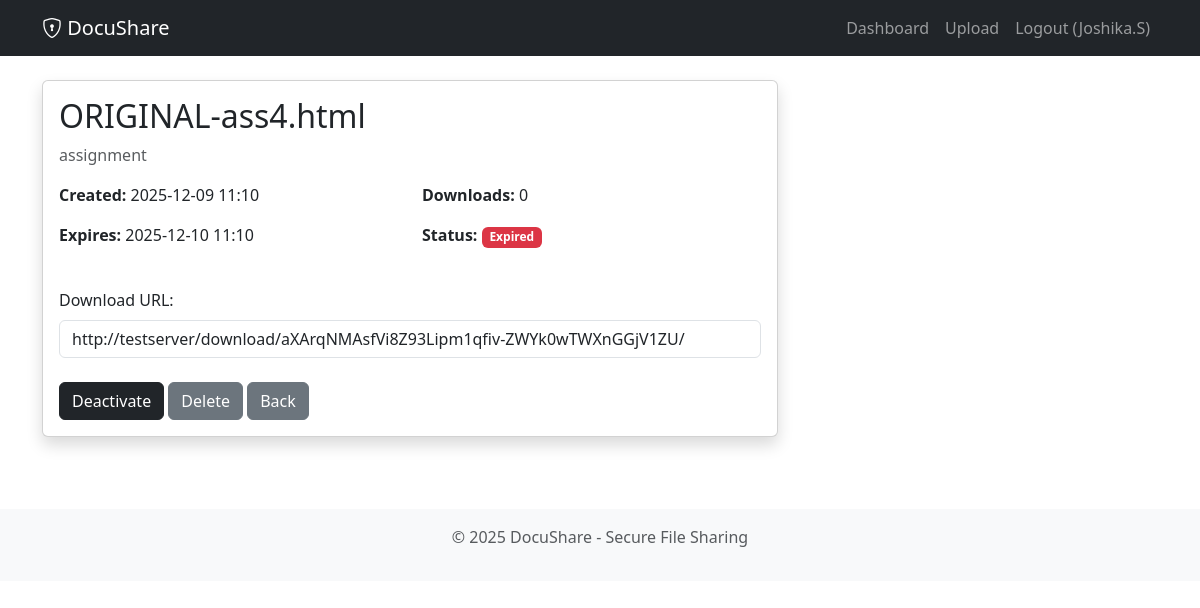
Screenshot of /file/aXArqNMAsfVi8Z93Lipm1qfiv-ZWYk0wTWXnGGjV1ZU/ (signed in) with the database file from the repository.
### fileshare/models.py (models this page shows, shortened)
class SharedFile(models.Model):
    EXPIRY_CHOICES = [
        (1, '1 Hour'),
        (24, '24 Hours'),
        (72, '3 Days'),
        (168, '7 Days'),
        (720, '30 Days'),
    ]
    id = models.UUIDField(primary_key=True, default=uuid.uuid4, editable=False)
    user = models.ForeignKey(User, on_delete=models.CASCADE, related_name='shared_files')
    file = models.FileField(upload_to='uploads/%Y/%m/%d/')
    original_filename = models.CharField(max_length=255)
    description = models.TextField(blank=True, null=True)
    token = models.CharField(max_length=64, unique=True, db_index=True)
    expiry_hours = models.IntegerField(choices=EXPIRY_CHOICES, default=24)
    created_at = models.DateTimeField(auto_now_add=True)
    expires_at = models.DateTimeField()
    is_active = models.BooleanField(default=True)
    max_downloads = models.IntegerField(default=0, help_text='0 = unlimited')
    download_count = models.IntegerField(default=0)
    class Meta:
        ordering = ['-created_at']
        indexes = [
            models.Index(fields=['token']),
            models.Index(fields=['expires_at']),
        ]
    def is_expired(self):
        return timezone.now() > self.expires_at or not self.is_active

### fileshare/views.py (the view)
# urls.py: path('file/<str:token>/', views.file_detail, name='file_detail'),
@login_required
def file_detail(request, token):
    shared_file = get_object_or_404(SharedFile, token=token, user=request.user)
    download_logs = shared_file.downloads.all()[:20]
    download_url = request.build_absolute_uri(f'/download/{shared_file.token}/')
    return render(request, 'file_detail.html', {
        'file': shared_file,
        'download_logs': download_logs,
        'download_url': download_url
    })

### fileshare/templates/file_detail.html (shortened to what this page needs)
{% extends 'base.html' %}
{% block content %}
<div class="row">
    <div class="col-md-8">
        <div class="card shadow mb-4">
            <div class="card-body">
                <h2 class="card-title">{{ file.original_filename }}</h2>
                <p class="text-muted">{{ file.description }}</p>
                <div class="row mt-3">
                    <div class="col-md-6">
                        <p><strong>Created:</strong> {{ file.created_at|date:"Y-m-d H:i" }}</p>
                        <p><strong>Expires:</strong> {{ file.expires_at|date:"Y-m-d H:i" }}</p>
                    </div>
                    <div class="col-md-6">
                        <p><strong>Downloads:</strong> {{ file.download_count }}</p>
                        <p><strong>Status:</strong>
                            {% if file.is_expired %}
                                <span class="badge bg-danger">Expired</span>
                            {% else %}
                                <span class="badge bg-primary">Active</span>
                            {% endif %}
                        </p>
                    </div>
                </div>
                <div class="mt-4">
                    <label class="form-label">Download URL:</label>
                    <div class="input-group">
                        <input type="text" class="form-control" value="{{ download_url }}" id="downloadUrl" readonly>
                    </div>
                </div>
                <div class="mt-4">
                    <a href="{% url 'toggle_file_status' file.token %}" class="btn btn-dark">
                        {% if file.is_active %}Deactivate{% else %}Activate{% endif %}
                    </a>
                    <a href="{% url 'delete_file' file.token %}" class="btn btn-secondary">Delete</a>
                    <a href="{% url 'dashboard' %}" class="btn btn-secondary">Back</a>
                </div>
            </div>
        </div>
{% endblock %}

### fileshare/templates/base.html (shortened to what this page needs)
<!DOCTYPE html>
<html lang="en">
<head>
    <link href="https://cdn.jsdelivr.net/npm/bootstrap@5.3.0/dist/css/bootstrap.min.css" rel="stylesheet">
    <link rel="stylesheet" href="https://cdn.jsdelivr.net/npm/bootstrap-icons@1.11.0/font/bootstrap-icons.css">
</head>
<body>
    <nav class="navbar navbar-expand-lg navbar-dark bg-dark">
        <div class="container">
            <a class="navbar-brand" href="{% url 'home' %}">
                <i class="bi bi-shield-lock"></i> DocuShare
            </a>
            <div class="collapse navbar-collapse" id="navbarNav">
                <ul class="navbar-nav ms-auto">
                    {% if user.is_authenticated %}
                        <li class="nav-item"><a class="nav-link" href="{% url 'dashboard' %}">Dashboard</a></li>
                        <li class="nav-item"><a class="nav-link" href="{% url 'upload_file' %}">Upload</a></li>
                        <li class="nav-item"><a class="nav-link" href="{% url 'logout' %}">Logout ({{ user.username }})</a></li>
                    {% else %}
                        <li class="nav-item"><a class="nav-link" href="{% url 'login' %}">Login</a></li>
                        <li class="nav-item"><a class="nav-link" href="{% url 'register' %}">Register</a></li>
                    {% endif %}
                </ul>
            </div>
        </div>
    </nav>
    <main class="container my-4">
        {% block content %}{% endblock %}
    </main>
    <footer class="bg-light py-3 mt-5">
        <div class="container text-center text-muted">
            <p>&copy; 2025 DocuShare - Secure File Sharing</p>
        </div>
    </footer>
</body>
</html>

### rows the page displays
SharedFile: original_filename "ORIGINAL-ass4.html", description "assignment", created_at "2025-12-09 11:10", expires_at "2025-12-10 11:10", download_count "0"

### other values shown
{{ user.username }} "Joshika.S"
